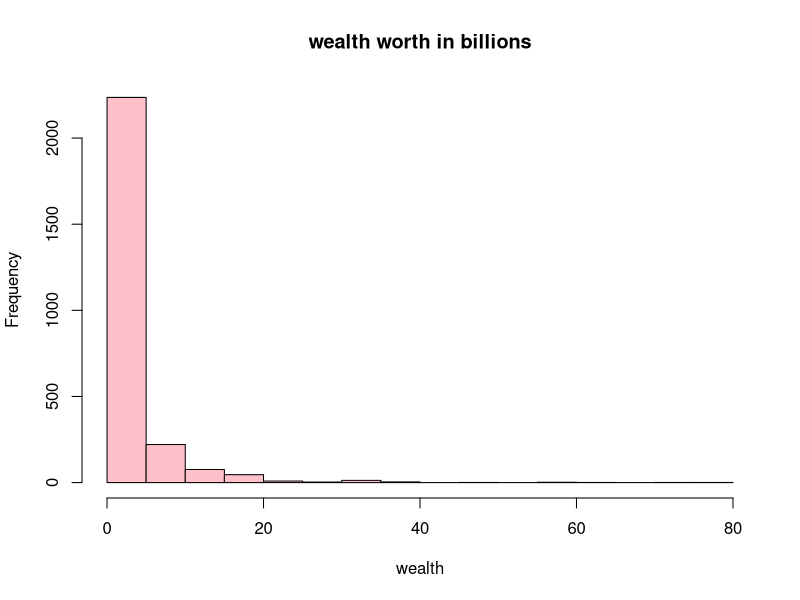
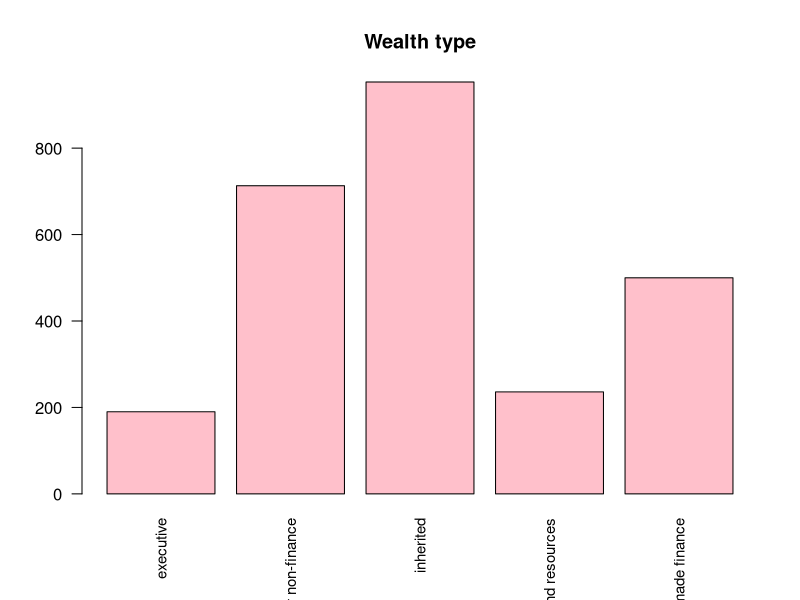
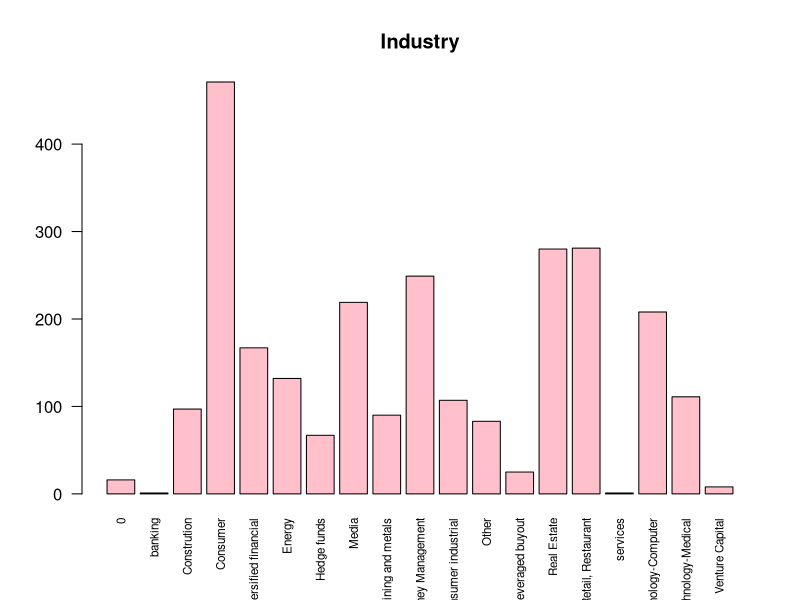
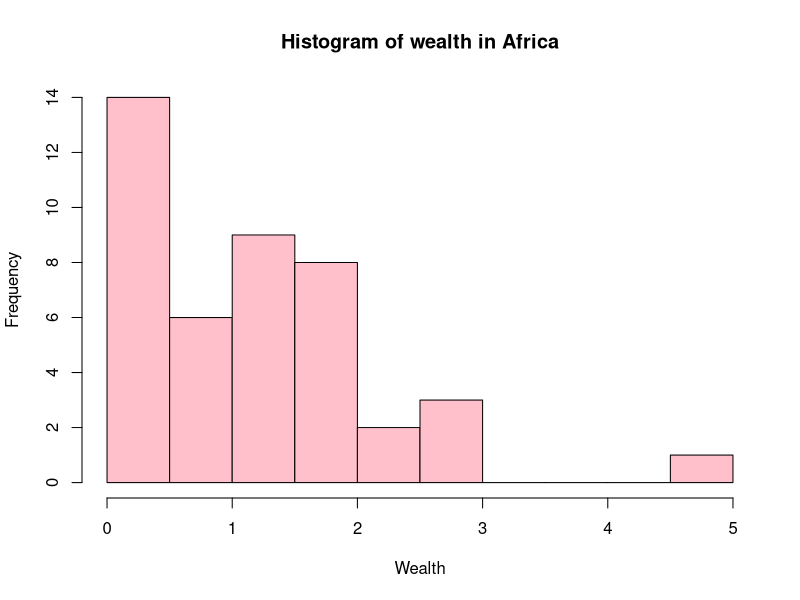
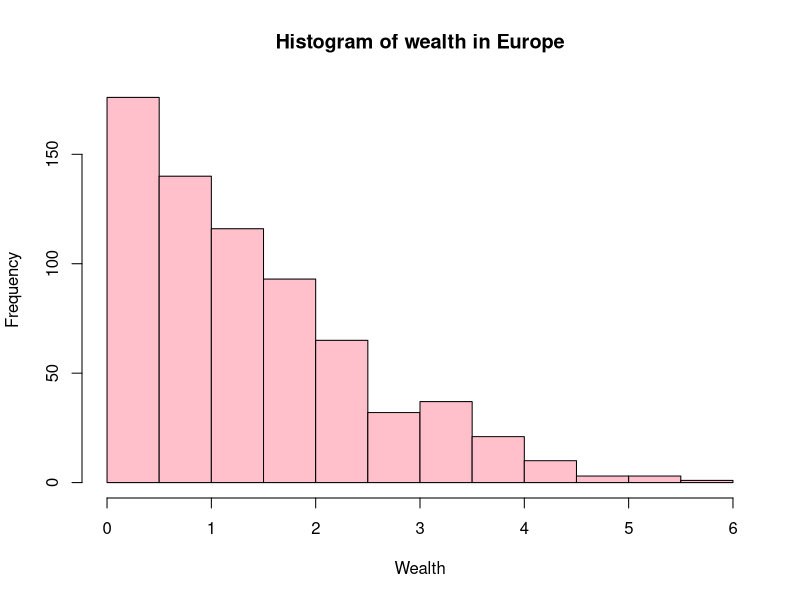
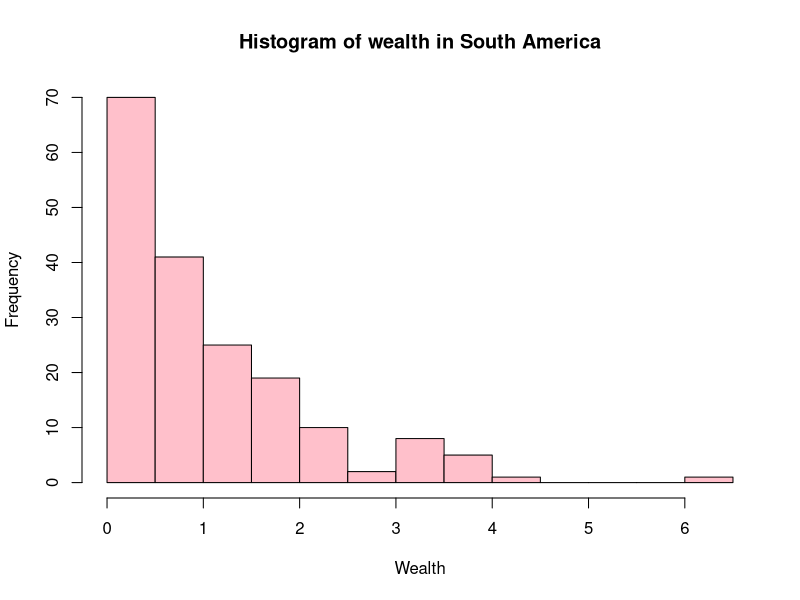
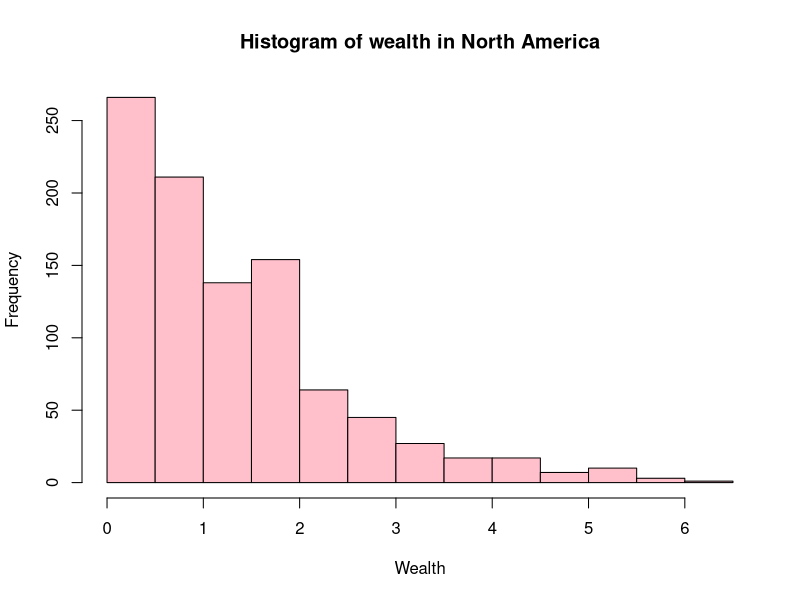
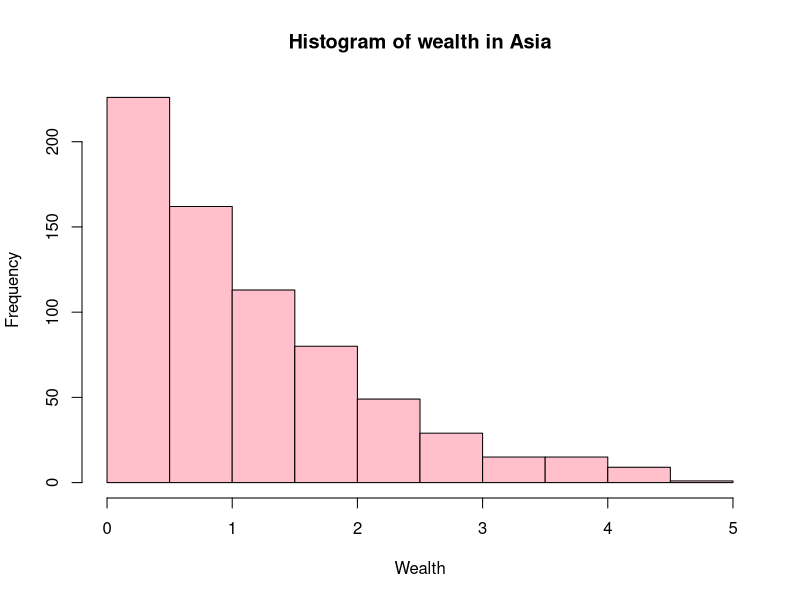

The R script that drew these images, in order:
## ---- chunk 1
knitr::opts_chunk$set(echo = TRUE)
## ---- chunk 2
library("readxl")
library(tidyverse)
library(dplyr)
library(fastDummies)

## ---- chunk 3
# Učitavanje podataka iz excel datoteke
# Promijeniti path u put do datoteke s podacima
bill_data <- read_excel("billionaires.xlsx")
## ---- chunk 4
dim(bill_data) # dimenzije: 2614 redaka i 22 stupaca
names(bill_data) # imena stupaca
view(bill_data)

# klase pojedinih stupaca
sapply(bill_data, class)

# klasa tablice
class(bill_data) 
# zaključak: bill_data podaci su dobro učitani
## ---- chunk 5
# Pomoćna funkcija za izbacivanje stršećih vrijednosti
remove_outliers <- function(data, data_column) {
  quartiles <- quantile(data_column, probs=c(.25, .75), na.rm = FALSE)
  IQR <- IQR(data_column)
  Lower <- quartiles[1] - 1.5*IQR
  Upper <- quartiles[2] + 1.5*IQR 
  
  return(subset(data, data_column >= Lower & data_column <= Upper))
}

cat('\n Dimenzija podataka: ', dim(bill_data))
## ---- chunk 6
for (col_name in names(bill_data)){
  if (sum(is.na(bill_data[,col_name])) > 0){
    cat('Ukupno nedostajućih vrijednosti za varijablu'
        ,col_name, ': ', sum(is.na(bill_data[,col_name])),'\n')
  }
}

## ---- chunk 7

hist(bill_data$`wealth.worth in billions` ,main='wealth worth in billions', xlab='wealth', ylab='Frequency', col="pink")


summary(bill_data$`wealth.worth in billions`)

## ---- chunk 8

barplot(table(bill_data$wealth.type),las=2,cex.names=.9,main='Wealth type',col="pink")


## ---- chunk 9
barplot(table(bill_data$wealth.how.industry),las=2,cex.names=.7,main='Industry',col="pink")


## ---- chunk 10

table(bill_data$demographics.gender)

## ---- chunk 11
median(bill_data$demographics.age)
mean(bill_data$demographics.age)



## ---- chunk 12
levels(factor(bill_data$location.region))
## ---- chunk 13
# is.na ce nam vratiti logical vektor koji ima TRUE na mjestima gdje ima NA:
sum(is.na(bill_data$location.region)) 
 

## ---- chunk 14
table(bill_data$location.region)



## ---- chunk 15


bill_data$location.citizenship[bill_data$location.region == "Middle East/North Africa"]
bill_data$location.citizenship[bill_data$location.region == "0"]

## ---- chunk 16
bill_data_copy = data.frame(bill_data)
tracemem(bill_data)==tracemem(bill_data_copy)
untracemem(bill_data_copy)
untracemem(bill_data_copy)
## ---- chunk 17
# Združimo Europu
for (column_name in c("Europe")){
  bill_data_copy$location.region[bill_data_copy$location.region == column_name] = "Europe";
}

# Združimo Afriku
for (column_name in c("Lebanon","Egypt","Morocco","Algeria")){
  bill_data_copy$location.region[bill_data_copy$location.citizenship == column_name] = "Africa";
}

for (column_name in c("Sub-Saharan Africa")){
  bill_data_copy$location.region[bill_data_copy$location.region == column_name] = "Africa";
}

# združimo Sjevernu Ameriku
for (column_name in c("North America")){
  bill_data_copy$location.region[bill_data_copy$location.region == column_name] = "North America";
  
  for (column_name in c("Bermuda")){
  bill_data_copy$location.region[bill_data_copy$location.citizenship == column_name] = "North America";
}
}

# Združimo Južnu Ameriku
for (column_name in c("Latin America")){
  bill_data_copy$location.region[bill_data_copy$location.region == column_name] = "South America";
}

# Združimo Aziju
for (column_name in c("East Asia","South Asia")){
  bill_data_copy$location.region[bill_data_copy$location.region == column_name] = "Asia";
}
for (column_name in c("Saudi Arabia","Kuwait","United Arab Emirates","Israel","Turkey","Oman","Bahrain")){
  bill_data_copy$location.region[bill_data_copy$location.citizenship == column_name] = "Asia";
}

#Združimo Australiju
for (column_name in c("Australia")){
  bill_data_copy$location.region[bill_data_copy$location.citizenship == column_name] = "Australia";
}


bill_data_copy

## ---- chunk 18
tbl = table(bill_data_copy$location.region)
print(tbl)

## ---- chunk 19

# logaritmirali smo wealth kako bi dobili ljepšu distribuciju na grafovima

wealth <- log(bill_data_copy$wealth.worth.in.billions, 2)

require(nortest)
lillie.test(wealth)

lillie.test(wealth[bill_data_copy$location.region=='Africa'])
lillie.test(wealth[bill_data_copy$location.region=='Europe'])
lillie.test(wealth[bill_data_copy$location.region=='South America'])
lillie.test(wealth[bill_data_copy$location.region=='North America'])
lillie.test(wealth[bill_data_copy$location.region=='Asia'])
lillie.test(wealth[bill_data_copy$location.region=='Australia'])


hist(wealth[bill_data_copy$location.region=='Africa'], main = "Histogram of wealth in Africa", xlab="Wealth", col= "pink")
hist(wealth[bill_data_copy$location.region=='Europe'], main = "Histogram of wealth in Europe", xlab="Wealth", col= "pink")
hist(wealth[bill_data_copy$location.region=='South America'], main = "Histogram of wealth in South America", xlab="Wealth", col= "pink")
hist(wealth[bill_data_copy$location.region=='North America'], main = "Histogram of wealth in North America", xlab="Wealth", col= "pink")
hist(wealth[bill_data_copy$location.region=='Asia'], main = "Histogram of wealth in Asia", xlab="Wealth", col= "pink")
hist(wealth[bill_data_copy$location.region=='Australia'], main = "Histogram of wealth in Australia", xlab="Wealth", col= "pink")

## ---- chunk 20

# Testiranje homogenosti varijance uzoraka Bartlettovim testom

bartlett.test(wealth ~ bill_data_copy$location.region )


var((wealth[bill_data_copy$location.region=='Africa']))
var((wealth[bill_data_copy$location.region=='Asia']))
var((wealth[bill_data_copy$location.region=='Europe']))
var((wealth[bill_data_copy$location.region=='North America']))
var((wealth[bill_data_copy$location.region=='South America']))
var((wealth[bill_data_copy$location.region=='Australia']))

## ---- chunk 21

# Graficki prikaz podataka
boxplot(wealth ~ bill_data_copy$location.region, xlab="Continent", ylab="Wealth", col= "pink")

## ---- chunk 22

mean_all= mean(bill_data_copy$wealth.worth.in.billions)
mean_all
mean_by_continent <- bill_data_copy %>% 
  group_by(location.region) %>% 
  summarize(mean_continent = mean(wealth.worth.in.billions))
mean_by_continent



## ---- chunk 23

# Alternativa ANOVI - Kruskal - Wallis test

kruskal.test(bill_data_copy$wealth.worth.in.billions ~ bill_data_copy$location.region)


## ---- chunk 24
inherited = bill_data[bill_data$wealth.how.inherited!="not inherited",]
non_inherited = bill_data[bill_data$wealth.how.inherited=="not inherited",]
## ---- chunk 25
inherited_mean = mean(inherited$`wealth.worth in billions`)
print(inherited_mean)

non_inherited_mean = mean(non_inherited$`wealth.worth in billions`)
print(non_inherited_mean)

## ---- chunk 26
hist(inherited$`wealth.worth in billions`, breaks = 20, main = "Histogram of wealth that is inherited", xlab="inherited wealth", col= "pink")
boxplot(inherited$`wealth.worth in billions`, col = "pink")

hist(non_inherited$`wealth.worth in billions`, breaks = 20, main = "Histogram of wealth that is not inherited", xlab="non inherited wealth", col= "pink")
boxplot(non_inherited$`wealth.worth in billions`, col ="pink")
## ---- chunk 27
qqnorm(inherited$`wealth.worth in billions`, pch = 1, frame = FALSE,main='Inherited')
qqline(inherited$`wealth.worth in billions`, col = "blue", lwd = 2)

qqnorm(non_inherited$`wealth.worth in billions`, pch = 1, frame = FALSE,main='Non inherited')
qqline(non_inherited$`wealth.worth in billions`, col = "red", lwd = 2)

## ---- chunk 28
ks.test(inherited$`wealth.worth in billions`, y="pnorm")
ks.test(non_inherited$`wealth.worth in billions`, y="pnorm")
## ---- chunk 29
 
wilcox.test(inherited_mean, non_inherited_mean, alt = "greater")

## ---- chunk 30
exclude_cols = c("name", "company.name", "rank", "location.gdp", "location.country code", "location.citizenship", "wealth.how.from emerging", "wealth.how.was founder", "wealth.how.was political", "company.sector")

bill_data_clean <- bill_data %>% select(-one_of(exclude_cols)) %>% arrange(year)

bill_data_clean[["company.relationship"]] <- tolower(bill_data_clean[["company.relationship"]] )

bill_data_clean <- bill_data_clean %>% filter(demographics.age > 0)
bill_data_clean <- bill_data_clean %>% filter(!location.region == "0")

# inflation rate $1.00 (1996) -> $1.51 (2014), +50.9%
# inflation rate $1.00 (2001) -> $1.34 (2014), +33.7%
bill_data_clean[bill_data_clean$year == "1996", "wealth.worth in billions"] <- bill_data_clean[bill_data_clean$year == "1996", "wealth.worth in billions"] * 1.509
bill_data_clean[bill_data_clean$year == "2001", "wealth.worth in billions"] <- bill_data_clean[bill_data_clean$year == "2001", "wealth.worth in billions"] * 1.337

# Iskoristili smo godinu da ažuriramo cijene (inflacija), sad ju odbacujemo
bill_data_clean <- bill_data_clean %>% select(., -year)

bill_data_clean$company.relationship <- gsub(".*\b(owner)\b.*", "owner", bill_data_clean$company.relationship)
bill_data_clean$company.relationship <- gsub(".*(ceo|chief executive officeor|chief executive officer|chief executive|exectuitve).*", "ceo", bill_data_clean$company.relationship)
bill_data_clean$company.relationship <- gsub(".*(founder).*", "founder", bill_data_clean$company.relationship)
bill_data_clean$company.relationship <- gsub(".*(chair|chari).*", "chairman", bill_data_clean$company.relationship)
bill_data_clean$company.relationship <- gsub(".*(director).*", "director", bill_data_clean$company.relationship)
bill_data_clean$company.relationship <- gsub(".*(head).*", "head", bill_data_clean$company.relationship)
bill_data_clean$company.relationship <- gsub(".*(president).*", "president", bill_data_clean$company.relationship)

bill_data_clean <- bill_data_clean %>% drop_na()

bill_categorical <- bill_data_clean %>% select(where(is_character))
bill_numeric <- bill_data_clean %>% select(where(is.numeric))
bill_categorical_onehot = dummy_cols(bill_categorical, remove_first_dummy = TRUE, remove_selected_columns = TRUE)
bill_categorical_onehot <- bill_categorical_onehot[, colSums(bill_categorical_onehot) > 5]
bill_data_clean <- bind_cols(bill_numeric, bill_categorical_onehot)
## ---- chunk 31
correlation_threshold = 0.9
tmp <- corr_table <- cor(bill_data_clean)
tmp[upper.tri(tmp)] <- 0
diag(tmp) <- 0  # clean diagonal which is always 1
bill_data_clean <- bill_data_clean[, apply(tmp,2,function(x) all(x<= correlation_threshold))]

bill_data_clean <- remove_outliers(bill_data_clean, bill_data_clean$`wealth.worth in billions`)
wealth <- bill_data_clean$`wealth.worth in billions`
## ---- chunk 32
w <- corr_table[, "wealth.worth in billions"]
w <- abs(w)

corr_wealth_vars <- w[order(w, decreasing = TRUE)]
cat("")
corr_wealth_vars[2:6]
## ---- chunk 33
# x setup, y = wealth
normalized<-function(y) {
  x<-y[!is.na(y)]
  x<-(x - min(x)) / (max(x) - min(x))
  y[!is.na(y)]<-x
  return(y)
}

# `wealth.how.industry_Retail, Restaurant` casues fitting issues
exclude_cols = c("wealth.worth in billions", "wealth.how.industry_Retail, Restaurant", "wealth.type_inherited")
x <- bill_data_clean %>% select(-one_of(exclude_cols))
x[, c("company.founded", "demographics.age")] <- apply(x[, c("company.founded", "demographics.age")] , 2 , normalized) # minmax scaling
x <- x[,order(colnames(x))]

## ---- chunk 34
cat("Ukupan broj regresora:", length(colnames(x)), "\n")
p_value_column <- 4
model_all_vars <- lm(wealth ~ . , x)
sa <- summary(model_all_vars)
cat("Postotak varijance objašnjen linearnim modelom", sa$adj.r.squared * 100, "%\n")
coef <- sa$coefficients
coef_sorted <- coef[order(coef[,p_value_column]),]
cat("Prvih 5 regresora sortiranih uzlazno po p vrijednosti:\n")
coef_sorted[1:5,]
## ---- chunk 35

n = 10
filtered_col_names = c()
r_squares = c()
ps = c()
col_names=colnames(x)

for(i in 1:ncol(x)){
  
  col_name=col_names[i]
  model=lm(wealth ~ x[[col_name]]) # napravi lienarni model s jednim regresorom
  summary_model = summary(model)
  
  filtered_col_names <- append(filtered_col_names, col_name)
  r_squares <- append(r_squares, summary_model$r.squared)
  ps <- append(ps,  summary_model$coefficients[,4][2])
}

df_g_squares=data.frame(filtered_col_names, r_squares, ps)
df_top_predictors = df_g_squares[order(df_g_squares$ps), ]
df_top_predictors[1:n, ]
top_n_predictors_one_var_lin <- df_top_predictors[1:n, "filtered_col_names"]
## ---- chunk 36
a <- anova(model_all_vars)
ps_a <- a$`Pr(>F)`
ps_a <- head(ps_a, -1) # anova returns NA for last element

ps_a_ord <- order(ps_a)
sorted_cols <- colnames(x)[order(colnames(x))]
top_predictors_anova <- sorted_cols[ps_a_ord][1:n]

top_predictors = c(top_predictors_anova, top_n_predictors_one_var_lin)
top_predictors <- top_predictors[!duplicated(top_predictors)]

cat("Broj regersora", length(top_predictors))
model_top_preds <- lm(wealth ~ . , x[, top_predictors])
summary(model_top_preds)
## ---- chunk 37
require(nortest)
hist(rstandard(model_top_preds), col="pink")
qqnorm(rstandard(model_top_preds))
qqline(rstandard(model_top_preds), col = "blue", lwd = 2)
ks.test(rstandard(model_top_preds),'pnorm')
lillie.test(rstandard(model_top_preds))
## ---- chunk 38
non_inherited_2014 <- non_inherited[non_inherited$year == 2014,]
non_inherited_2001 <- non_inherited[non_inherited$year == 2001,]
non_inherited_2014_new = bill_data[FALSE,]
non_inherited_2001_old = bill_data[FALSE,]

# selekcija novonastalih milijardera iz 2014. koji nisu bili na prethodnoj listi iz 2001.
for(i in 1:nrow(non_inherited_2014)) {
  r <- non_inherited_2014[i,]
  if(sum(str_detect(non_inherited_2001$name, r[[1]])) == 0) {
    non_inherited_2014_new <- rbind(non_inherited_2014_new, non_inherited_2014[i,])
  }
}

# selekcija milijardera iz 2001. koji nisu na listi iz 2014.
for(i in 1:nrow(non_inherited_2001)) {
  r <- non_inherited_2001[i,]
  if(sum(str_detect(non_inherited_2014$name, r[[1]])) == 0) {
    non_inherited_2001_old <- rbind(non_inherited_2001_old, non_inherited_2001[i,])
  }
}
## ---- chunk 39

par(mar=c(10,7,1,1))
barplot(sort(table(subset(non_inherited_2014$wealth.how.industry, non_inherited_2014$wealth.how.industry != "0")), decreasing = TRUE),
        main = "Distribution of billionaires by industry in 2014",
        las = 2, col="pink")
## ---- chunk 40
par(mar=c(10,5,1,1))
barplot(sort(table(subset(non_inherited_2014_new$wealth.how.industry, non_inherited_2014_new$wealth.how.industry != "0")), decreasing = TRUE),
        main = "Distribution of newly made billionaires by industry in 2014",
        las = 2, col ="pink")
## ---- chunk 41
par(mar=c(10,5,1,1))
barplot(sort(table(subset(non_inherited_2001_old$wealth.how.industry, non_inherited_2001_old$wealth.how.industry != "0")), decreasing = TRUE),
        main = "Distribution of ex-billionaires by industry in 2001",
        las = 2, col="pink")
## ---- chunk 42
bill_data_gender= bill_data_copy%>% filter(!is.na(demographics.gender))



women = bill_data_gender[bill_data_gender$demographics.gender == "female",]
men = bill_data_gender[bill_data_gender$demographics.gender == "male",]


## ---- chunk 43
women_mean = mean(women$wealth.worth.in.billions)
women_mean
men_mean = mean(men$wealth.worth.in.billions)
men_mean
## ---- chunk 44
hist(women$wealth.worth.in.billions,
     main='Histogram of womens wealth worth in billions',
     xlab='Wealth',
     col="pink")

hist(men$wealth.worth.in.billions,
     main='Histogram of mens wealth worth in billions',
     xlab='Wealth',
     col="pink")



## ---- chunk 45
ks.test(women$wealth.worth.in.billions, y="pnorm")
ks.test(men$wealth.worth.in.billions, y="pnorm")
## ---- chunk 46
 
wilcox.test(women_mean, men_mean, alt = "greater")
